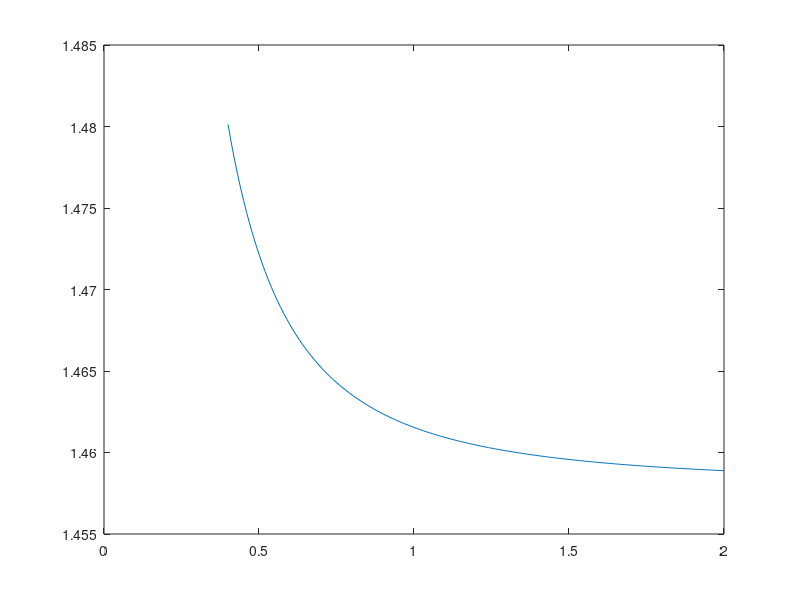
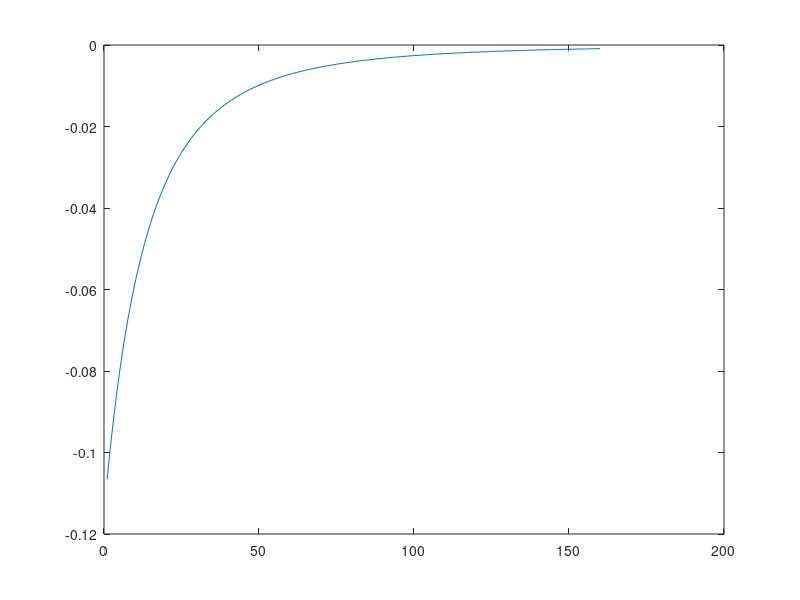

Write the MATLAB code that produced these figures, in order.
A = 1.4580;
B = 0.00354;

n = @(lambda_um) A + B./lambda_um.^2;
c = 3e8;

n_800 = n(0.8);
vp_800 = c/n_800

n_1600 = n(1.6);
vp_1600 = c/n_1600

vg_800 = c/(n(0.8) + 2*B/0.8^2)
vg_1600 = c/(n(1.6) + 2*B/1.6^2)

b2_800 = 0.8e-6^3/(2*pi*c^2)*6*B*(1e-6)^2/(0.8e-6^4)*1e15^2/1000
b2_1600 = 1.6e-6^3/(2*pi*c^2)*6*B*(1e-6)^2/(1.6e-6^4)*1e15^2/1000

lambda = 0.4:0.01:2
n_l = n(lambda);
figure(1)
plot(lambda, n_l)

d_lambda = lambda(2) - lambda(1);
lambda_deriv = diff(n_l)/d_lambda;
figure(2)
plot(lambda_deriv)

lambda_2nd_deriv = diff(lambda_deriv)/d_lambda;

ng = n_l(lambda == 0.8) - 0.8*lambda_deriv(lambda == 0.8)
c/ng

beta = 1e-6*0.8^3/(2*pi*3e8^2)*lambda_2nd_deriv(lambda == 0.8)*1e15^2/1e3